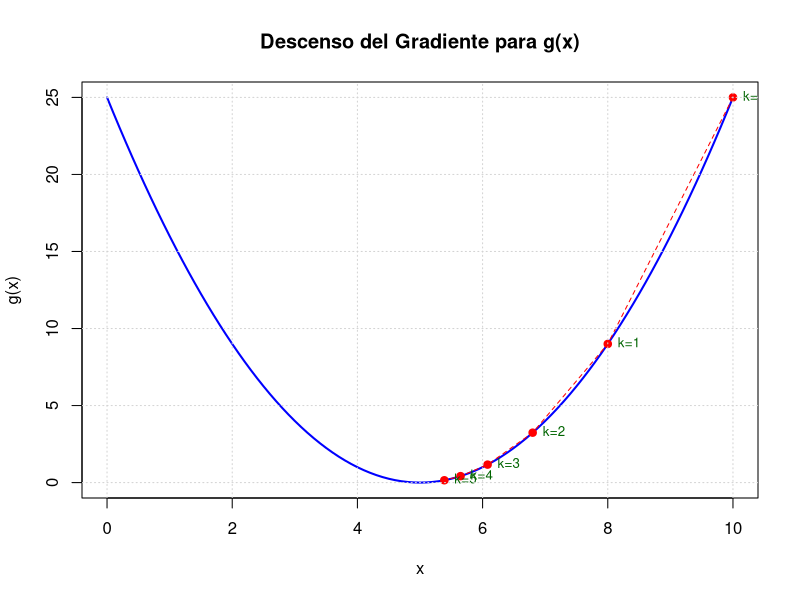
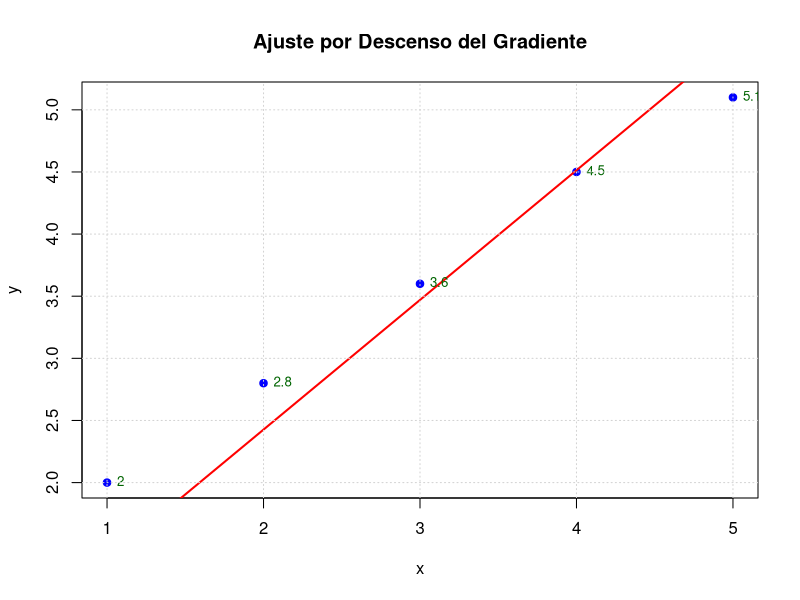
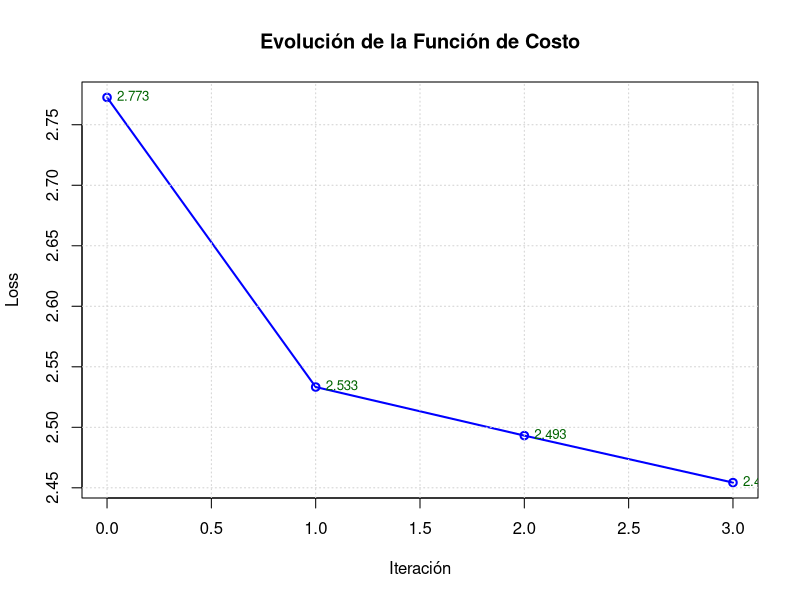

R code for these plots, in order:
# Ejercicio 1: Mínimo de una función cuadrática en 1D
# g(x) = (x - 5)^2

# Definimos la función objetivo y su derivada
g <- function(x) { (x - 5)^2 }
g_prime <- function(x) { 2 * (x - 5) }

# Parámetros iniciales
x <- 10  # Punto inicial
eta <- 0.2  # Tasa de aprendizaje
iteraciones <- 5

# Almacenamos las iteraciones
resultados <- data.frame(k = 0, xk = x, g_xk = g(x))

# Iteraciones del método de descenso del gradiente
for (k in 1:iteraciones) {
  gradiente <- g_prime(x)
  x <- x - eta * gradiente
  resultados <- rbind(resultados, data.frame(k = k, xk = x, g_xk = g(x)))
}

# Visualización
print(resultados)

# Gráfico detallado
curve(g(x), from = 0, to = 10, col = "blue", lwd = 2, ylab = "g(x)", 
      main = "Descenso del Gradiente para g(x)", xlab = "x")
points(resultados$xk, resultados$g_xk, col = "red", pch = 19)
lines(resultados$xk, resultados$g_xk, col = "red", lty = 2)
text(resultados$xk, resultados$g_xk, labels = paste0("k=", resultados$k), 
     pos = 4, cex = 0.8, col = "darkgreen")
grid()


# Ejercicio 2: Ajuste de recta por mínimos cuadrados
# Datos
data <- data.frame(x = c(1, 2, 3, 4, 5), y = c(2, 2.8, 3.6, 4.5, 5.1))

# Función de costo
J <- function(beta0, beta1) {
  sum((data$y - (beta0 + beta1 * data$x))^2)
}

# Gradientes parciales
grad_beta0 <- function(beta0, beta1) {
  -2 * sum(data$y - (beta0 + beta1 * data$x))
}
grad_beta1 <- function(beta0, beta1) {
  -2 * sum((data$y - (beta0 + beta1 * data$x)) * data$x)
}

# Parámetros iniciales
beta0 <- 0
beta1 <- 0
eta <- 0.01
iteraciones <- 3

# Almacenamos las iteraciones
resultados <- data.frame(iteracion = 0, beta0 = beta0, beta1 = beta1, costo = J(beta0, beta1))

for (i in 1:iteraciones) {
  grad0 <- grad_beta0(beta0, beta1)
  grad1 <- grad_beta1(beta0, beta1)
  beta0 <- beta0 - eta * grad0
  beta1 <- beta1 - eta * grad1
  resultados <- rbind(resultados, data.frame(iteracion = i, beta0 = beta0, beta1 = beta1, costo = J(beta0, beta1)))
}

# Visualización
print(resultados)

# Gráfico de ajuste detallado
plot(data$x, data$y, main = "Ajuste por Descenso del Gradiente", col = "blue", pch = 19, xlab = "x", ylab = "y")
abline(a = beta0, b = beta1, col = "red", lwd = 2)
text(data$x, data$y, labels = round(data$y, 2), pos = 4, cex = 0.8, col = "darkgreen")
grid()


# Ejercicio 3: Clasificación logística
# Datos
x1 <- c(0.5, 1.5, 2.0, 3.0)
x2 <- c(1.0, 2.0, 2.5, 3.5)
y <- c(0, 0, 1, 1)
data <- data.frame(x1, x2, y)

# Modelo y funciones
sigmoid <- function(z) { 1 / (1 + exp(-z)) }
loss <- function(w) {
  -sum(data$y * log(sigmoid(w[1] + w[2] * data$x1 + w[3] * data$x2)) +
         (1 - data$y) * log(1 - sigmoid(w[1] + w[2] * data$x1 + w[3] * data$x2)))
}

# Gradientes
grad <- function(w) {
  preds <- sigmoid(w[1] + w[2] * data$x1 + w[3] * data$x2)
  c(sum(preds - data$y),
    sum((preds - data$y) * data$x1),
    sum((preds - data$y) * data$x2))
}

# Parámetros iniciales
w <- c(0, 0, 0)  # Incluye sesgo
eta <- 0.1
iteraciones <- 3

# Almacenamos las iteraciones
resultados <- data.frame(iteracion = 0, w1 = w[1], w2 = w[2], w3 = w[3], loss = loss(w))

for (i in 1:iteraciones) {
  g <- grad(w)
  w <- w - eta * g
  resultados <- rbind(resultados, data.frame(iteracion = i, w1 = w[1], w2 = w[2], w3 = w[3], loss = loss(w)))
}

# Visualización
print(resultados)

# Gráfico detallado de Clasificación Logística
plot(resultados$iteracion, resultados$loss, type = "o", col = "blue", lwd = 2, 
     xlab = "Iteración", ylab = "Loss", main = "Evolución de la Función de Costo")
text(resultados$iteracion, resultados$loss, labels = round(resultados$loss, 3), pos = 4, cex = 0.8, col = "darkgreen")
grid()


# Ejercicio 4: Descenso del Gradiente Estocástico (SGD) para regresión multivariable
# Generamos datos sintéticos para ilustración
set.seed(123)
N <- 1000
x <- matrix(rnorm(N * 2), ncol = 2)
y <- rowSums(x) + rnorm(N, sd = 0.5)
data <- data.frame(x1 = x[, 1], x2 = x[, 2], y)

# Función de costo
J <- function(w, data_batch) {
  mean((data_batch$y - (w[1] + w[2] * data_batch$x1 + w[3] * data_batch$x2))^2)
}

# Gradientes parciales para un minibatch
grad <- function(w, data_batch) {
  preds <- w[1] + w[2] * data_batch$x1 + w[3] * data_batch$x2
  errors <- preds - data_batch$y
  c(mean(errors), mean(errors * data_batch$x1), mean(errors * data_batch$x2))
}

# Parámetros iniciales
w <- c(0, 0, 0)  # Incluye sesgo
eta <- 0.01
batch_size <- 50
iteraciones <- 10

# Descenso del Gradiente Estocástico
for (i in 1:iteraciones) {
  minibatch <- data[sample(1:N, batch_size), ]
  g <- grad(w, minibatch)
  w <- w - eta * g
  cat("Iteración", i, "Parámetros:", round(w, 3), "\n")
}
